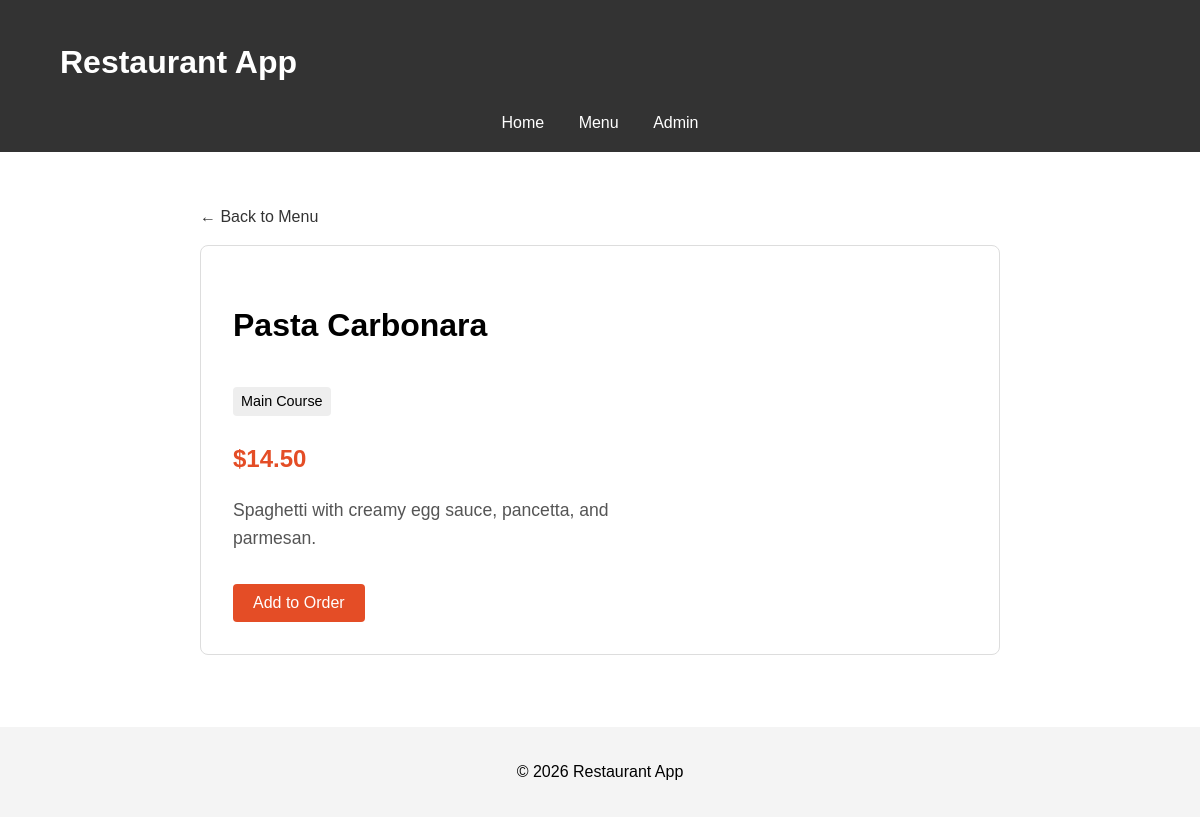
Page /4/ on the committed database.
### menu/models.py (models this page shows, shortened)
class MenuItem(models.Model):
    category = models.ForeignKey(Category, related_name='items', on_delete=models.CASCADE)
    name = models.CharField(max_length=100)
    description = models.TextField(blank=True)
    price = models.DecimalField(max_digits=10, decimal_places=2)
    image = models.ImageField(upload_to='menu_images/', blank=True, null=True)
    is_available = models.BooleanField(default=True)
    created_at = models.DateTimeField(auto_now_add=True)
    updated_at = models.DateTimeField(auto_now=True)

class Category(models.Model):
    name = models.CharField(max_length=100)
    description = models.TextField(blank=True)
    class Meta:
        verbose_name_plural = "Categories"

### menu/views.py (the view)
# urls.py: path('<int:pk>/', views.menu_detail, name='menu_detail'),
def menu_detail(request, pk):
    item = get_object_or_404(MenuItem, pk=pk)
    return render(request, 'menu/menu_detail.html', {'item': item})

### menu/templates/menu/menu_detail.html (shortened to what this page needs)
{% extends 'base.html' %}
{% block content %}
<div class="item-detail-container">
    <a href="{% url 'menu_list' %}" class="back-link">&larr; Back to Menu</a>
    <div class="item-detail-card">
        <div class="item-info">
            <h1>{{ item.name }}</h1>
            <p class="category-tag">{{ item.category.name }}</p>
            <p class="price-large">${{ item.price }}</p>
            <p class="description-large">{{ item.description }}</p>
            {% if item.is_available %}
            <button class="order-button">Add to Order</button>
            {% else %}
            <p class="unavailable-notice">Currently Unavailable</p>
            {% endif %}
        </div>
    </div>
</div>
{% endblock %}

### static/css/style.css (style rules this page uses)
body { font-family: sans-serif; margin: 0; padding: 0; line-height: 1.6; }
.item-detail-container { max-width: 800px; margin: 2rem auto; }
.back-link { display: inline-block; margin-bottom: 1rem; color: #333; text-decoration: none; }
.item-detail-card { display: flex; flex-direction: column; border: 1px solid #ddd; border-radius: 8px; overflow: hidden; background: #fff; }
@media (min-width: 768px) { .item-detail-card { flex-direction: row; } }
@media (min-width: 768px) { .item-info { width: 50%; } }
.item-info { padding: 2rem; }
.category-tag { background: #eee; display: inline-block; padding: 0.2rem 0.5rem; border-radius: 4px; font-size: 0.9rem; margin-bottom: 1rem; }
.price-large { font-size: 1.5rem; font-weight: bold; color: #e44d26; margin: 0.5rem 0; }
.description-large { font-size: 1.1rem; color: #555; margin-bottom: 2rem; }
.order-button { background: #e44d26; color: white; border: none; padding: 10px 20px; border-radius: 4px; cursor: pointer; font-size: 1rem; }

### rows in the picture
MenuItem: name "Pasta Carbonara", category.name "Main Course", price "14.50", description "Spaghetti with creamy egg sauce, pancetta, and parmesan."
